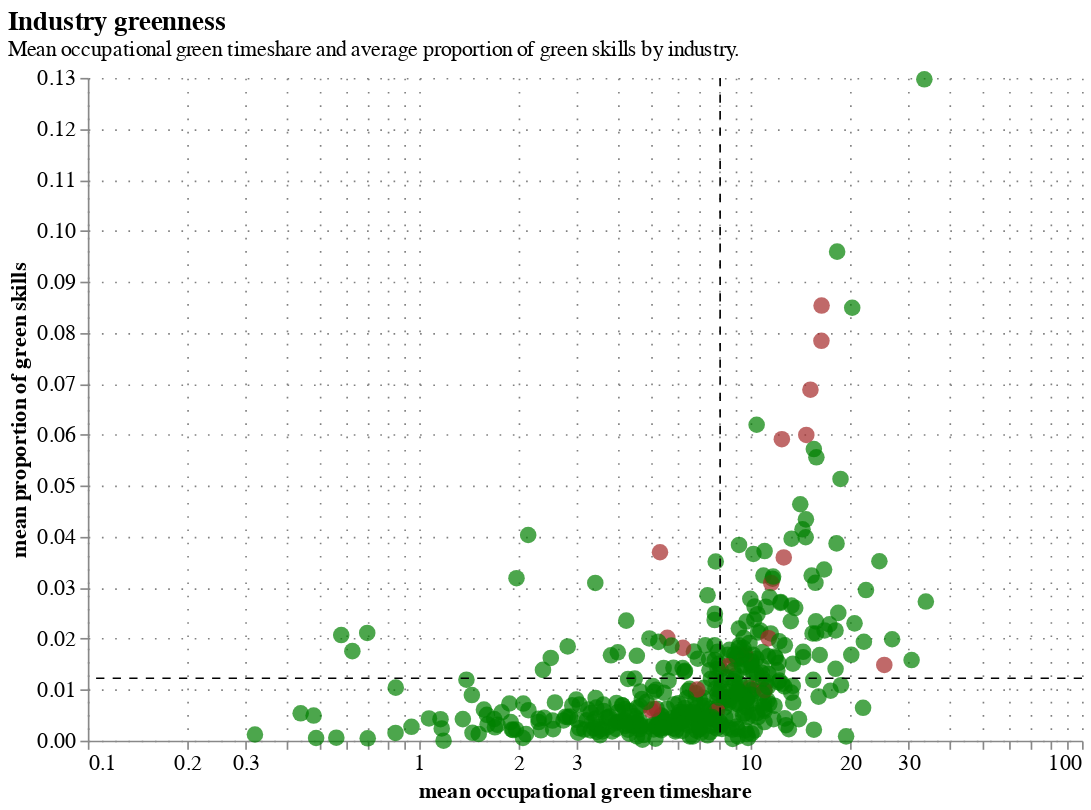

Notebook code for this chart:
### Markdown cell above
### 1.1 industry 2x2 typology

### Code cell
#create a scatter plot
#measures_by_ind_df = measures_by_ind_df.dropna(subset=['INDUSTRY TOTAL GHG EMISSIONS'])

custom_color_scheme = [
    GREEN_MEASURES_COLORS[0],
    GREEN_MEASURES_COLORS[1],
    GREEN_MEASURES_COLORS[2]
]
# Assuming measures_by_ind_df is your DataFrame
chart = alt.Chart(ind_agg).mark_circle(size=100).encode(
    x=alt.X('average_occ_green_timeshare', axis=alt.Axis(title='mean occupational green timeshare')).scale(type="log"),
    y=alt.Y('average_prop_green_skills', axis=alt.Axis(title='mean proportion of green skills')),
    #add condition    
    color=alt.condition(
    alt.datum.average_ind_perunit_ghg > 1,  # Condition for color change
    alt.value('brown'),     # Color if condition is True
    alt.value('green')),
    tooltip=['SIC_name', 'num_job_ads', 'average_prop_green_skills', 'average_occ_green_timeshare', 'average_ind_perunit_ghg']
).properties(width=600, height=400)

mean_line = alt.Chart(pd.DataFrame({'mean_value': [ind_agg['average_occ_green_timeshare'].mean()]})).mark_rule(strokeDash=[5, 5], color='black').encode(
    x='mean_value:Q',
    size=alt.value(1)  # Adjust line thickness as needed
)

zero_line = alt.Chart(pd.DataFrame({'zero_line': [ind_agg['average_prop_green_skills'].mean()]})).mark_rule(strokeDash=[5, 5], color='black').encode(
    y='zero_line:Q',
    size=alt.value(1)  # Adjust line thickness as needed
)

ind_chart = chart + mean_line + zero_line 

ind_graph = configure_plots(ind_chart, 
                chart_title='Industry greenness',
                chart_subtitle='Mean occupational green timeshare and average proportion of green skills by industry.')

ind_graph.save(f'{graph_dir}/2x2_ind_graph.html')
ind_graph

### Figure 1 — Vega-Lite specification as saved in the notebook (floating-point values rounded to 4 significant figures; data arrays with more than 128 entries replaced by an {"elided": "..."} marker saying what was removed)
{"config": {"title": {"font": "Century Gothic", "anchor": "start"}, "axis": {"labelFont": "Century Gothic", "titleFont": "Century Gothic", "gridColor": "grey", "gridDash": [1, 7], "labelFontSize": 13, "titleFontSize": 13}, "header": {"labelFont": "Century Gothic", "titleFont": "Century Gothic"}, "legend": {"labelFont": "Century Gothic", "titleFont": "Century Gothic", "labelFontSize": 13, "titleFontSize": 16}, "range": {"category": ["#FDB633", "#18A48C", "#9A1BBE", "#EB003B", "#FF6E47", "#646363", "#0F294A", "#97D9E3", "#A59BEE", "#F6A4B7", "#D2C9C0", "#000000"], "ordinal": {"scheme": ["#FDB633", "#18A48C", "#9A1BBE", "#EB003B", "#FF6E47", "#646363", "#0F294A", "#97D9E3", "#A59BEE", "#F6A4B7", "#D2C9C0", "#000000"]}}, "view": {"strokeWidth": 0}}, "layer": [{"data": {"name": "data-922646057b68e2ecc9710a270bfe3678"}, "mark": {"type": "circle", "size": 100}, "encoding": {"color": {"condition": {"test": "(datum.average_ind_perunit_ghg > 1)", "value": "brown"}, "value": "green"}, "tooltip": [{"field": "SIC_name", "type": "nominal"}, {"field": "num_job_ads", "type": "quantitative"}, {"field": "average_prop_green_skills", "type": "quantitative"}, {"field": "average_occ_green_timeshare", "type": "quantitative"}, {"field": "average_ind_perunit_ghg", "type": "quantitative"}], "x": {"axis": {"title": "mean occupational green timeshare"}, "field": "average_occ_green_timeshare", "scale": {"type": "log"}, "type": "quantitative"}, "y": {"axis": {"title": "mean proportion of green skills"}, "field": "average_prop_green_skills", "type": "quantitative"}}}, {"data": {"name": "data-473bc0316eae8fd2f0ae2a524b2485c7"}, "mark": {"type": "rule", "color": "black", "strokeDash": [5, 5]}, "encoding": {"size": {"value": 1}, "x": {"field": "mean_value", "type": "quantitative"}}}, {"data": {"name": "data-047b1de8a305013a6f36ed382b3ae222"}, "mark": {"type": "rule", "color": "black", "strokeDash": [5, 5]}, "encoding": {"size": {"value": 1}, "y": {"field": "zero_line", "type": "quantitative"}}}], "height": 400, "title": {"anchor": "start", "text": "Industry greenness", "fontSize": 16, "subtitle": "Mean occupational green timeshare and average proportion of green skills by industry.", "subtitleFont": "Century Gothic", "subtitleFontSize": 13}, "width": 600, "$schema": "https://vega.github.io/schema/vega-lite/v5.16.3.json", "datasets": {"data-922646057b68e2ecc9710a270bfe3678": {"elided": "438 records"}, "data-473bc0316eae8fd2f0ae2a524b2485c7": [{"mean_value": 8.091}], "data-047b1de8a305013a6f36ed382b3ae222": [{"zero_line": 0.01225}]}}
